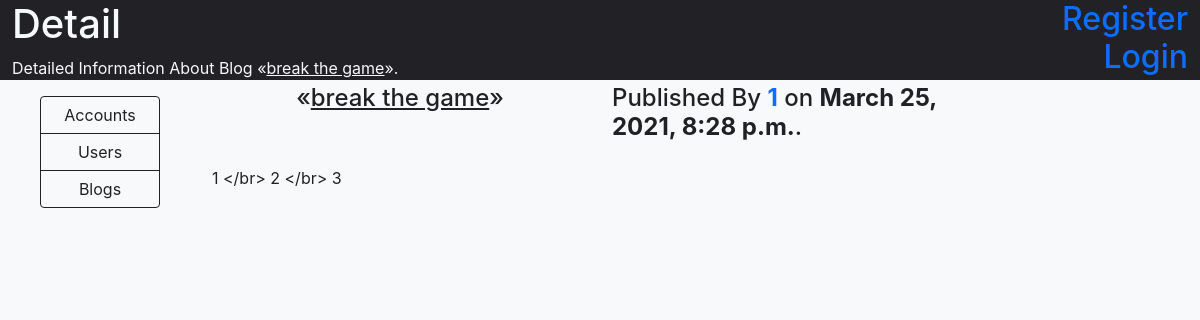
Page /blogs/11/ on the committed database.
### blogs/models.py (models this page shows)
class Blog(models.Model):
    user = models.ForeignKey(User, on_delete=models.CASCADE, blank=True, null=True)
    blog_name = models.CharField(max_length=200)
    blog_text = models.CharField(max_length=9999)
    pub_date = models.DateTimeField(auto_now_add=True, blank=True, null=True)
    def __str__(self):
        return self.blog_name

### blogs/views.py (the view)
# urls.py: path('<int:pk>/', views.DetailView.as_view(), name='detail'),
class DetailView(generic.DetailView):
    model = Blog
    template_name = 'blogs/detail.html'
    def get_queryset(self):
        return Blog.objects.all()

### templates/blogs/detail.html (shortened to what this page needs)
{% extends '../base/base.html' %}
{% block header %}
    <h1>Detail</h1>
    <p>Detailed Information About Blog &laquo;<span class='text-decoration-underline'>{{blog}}</span>&raquo;.</p>
{% endblock %}
{% block content %}
    <div class='row mt-1 h4'>
        <div class='col-6 d-flex justify-content-center'>
            &laquo;<span class='text-decoration-underline'>{{ blog }}</span>&raquo;
        </div>
        <div class='col-6'>
            Published By
            <a href='{% url "accounts:detail" blog.user %}' class='text-decoration-none fw-bold'>{{ blog.user }}</a>
            on <b>{{ blog.pub_date }}</b>.
        </div>
    </div>
    <p class='pt-3'>{{ blog.blog_text }}</p>
{% endblock %}

### rows in the picture
Blog: blog_name "break the game", user "1", pub_date "March 25, 2021, 8:28 p.m.", blog_text "1 </br> 2 </br> 3"
